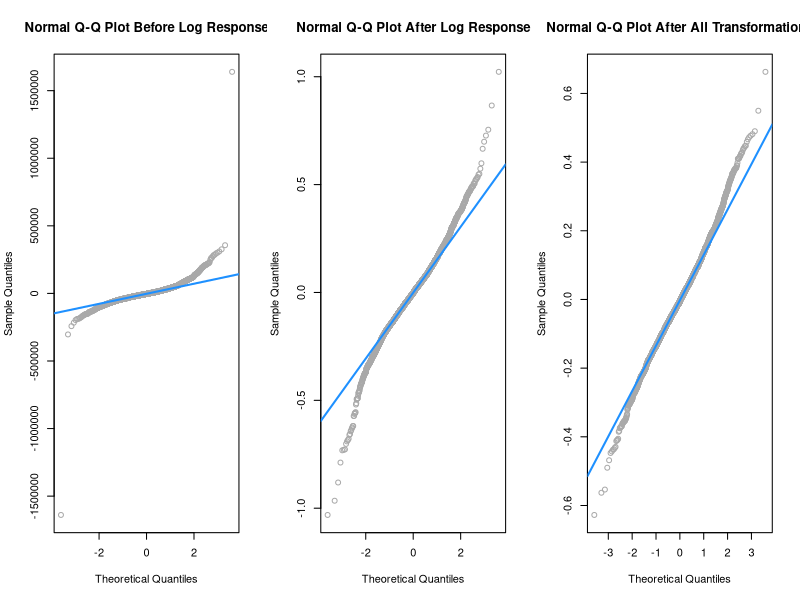
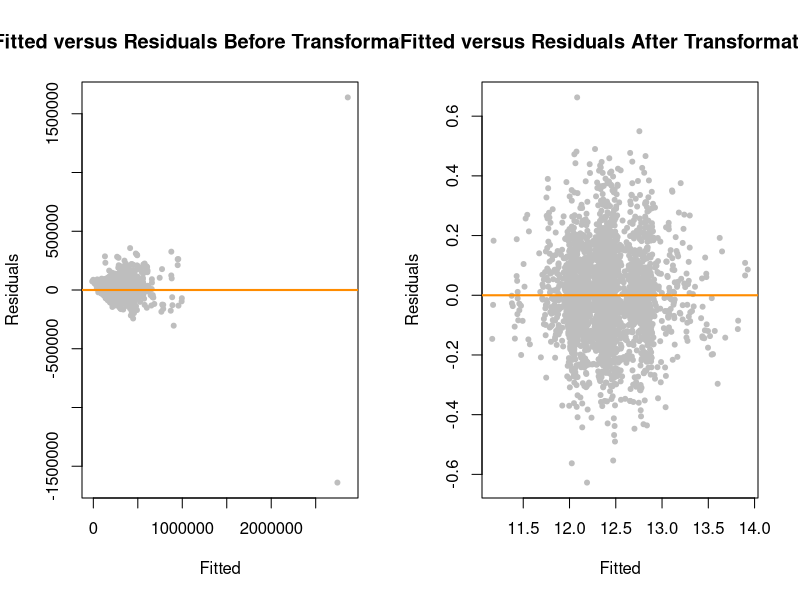
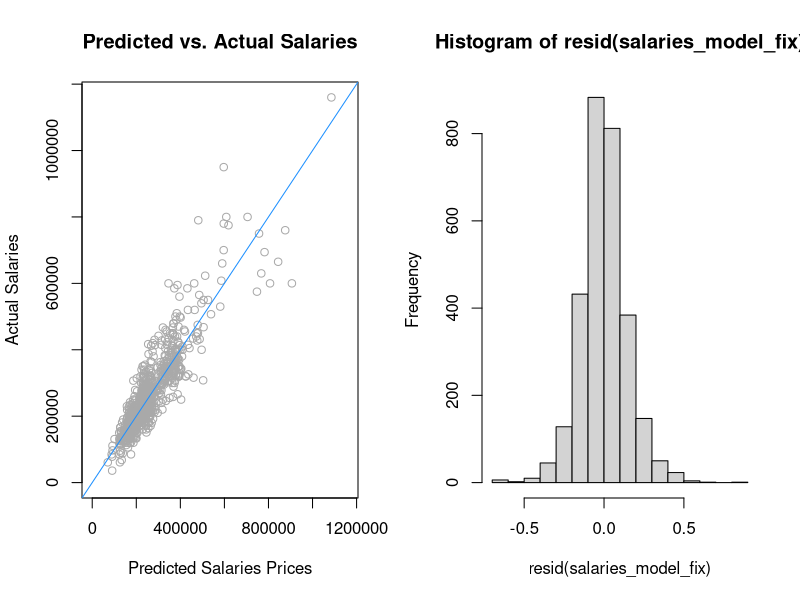
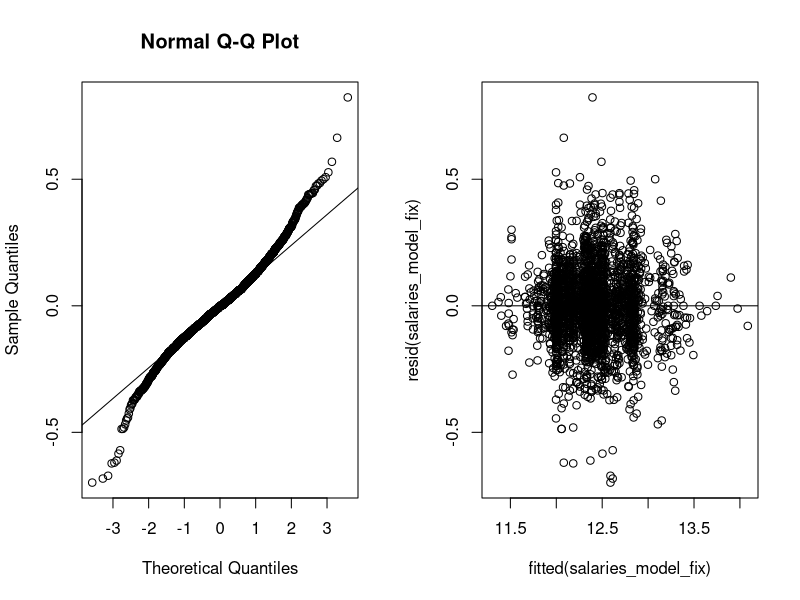
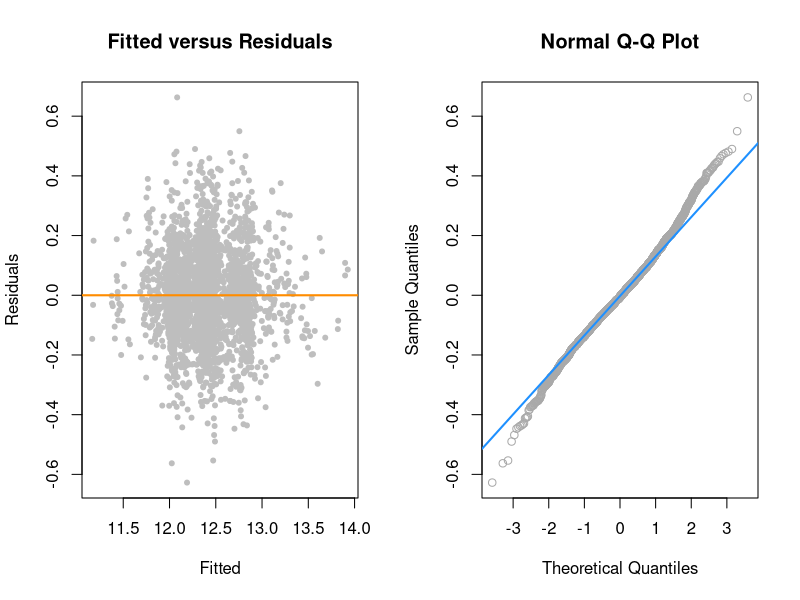

Write the R code that produced these figures, in order.
## ---- chunk 1
options(digits = 4)
## ---- chunk 2
#Loading dataset and importing libraries
library(readr)
library(stringr)
salaries = read_csv("Levels-Fyi-Salary-Data-Cleaned-US.csv")

#Is this necessary?
#head(salaries)

#Remove NA records
salaries = na.omit(salaries)

#Changing some predictors to factors
salaries$company = as.factor(salaries$company)
salaries$level = as.factor(salaries$level)
salaries$title = as.factor(salaries$title)
salaries$location = as.factor(salaries$location)
salaries$gender = as.factor(salaries$gender)
salaries$Race = as.factor(salaries$Race)
salaries$Education = as.factor(salaries$Education)

#Variable Selection: Removed variables that contain redundant information or lack of information 
salaries = subset(salaries, select = c(company, level, title,
                                       totalyearlycompensation, location,
                                       yearsofexperience, yearsatcompany, tag,
                                       gender, Race, Education))
## ---- chunk 3
#Model w/ 'totalyearlycompensation' as the response variable and all remaining variables as the predictors
salaries_model = lm(totalyearlycompensation ~ ., data = salaries)

#Backward AIC
salaries_model_back_aic = step(salaries_model,
                               direction = "backward", trace = 0)

#Backward BIC
salaries_model_back_bic = step(salaries_model, direction = "backward",
                               k = log(nrow(salaries)), trace = 0)
## ---- chunk 4
#Performing anova test on the AIC and BIC models 
anova(salaries_model_back_bic, salaries_model_back_aic)
## ---- chunk 5
#Checking the collinearity of the AIC model 
car::vif(salaries_model_back_aic) #Nothing too bad
## ---- chunk 6
#Performing log response transformation to improve linearity
aic_model_log = lm(log(totalyearlycompensation) ~ company + yearsofexperience + title + level + gender + Race + Education, data = salaries)

#Add interactions to predictors to improve normality, linearity and constant variance
aic_model_trans = lm(log(totalyearlycompensation) ~ (company + yearsofexperience + title) ^ 2 + level + gender + Race + Education, data = salaries)

anova(aic_model_log, aic_model_trans)
## ---- chunk 7
#Removing influential data points from the model
aic_model_final = lm(log(totalyearlycompensation) ~ (company + yearsofexperience + title) ^ 2 + level + gender + Race + Education, data = salaries, subset = cooks.distance(aic_model_trans) < 4 / length(cooks.distance(aic_model_trans)))
## ---- chunk 8
#Importing libraries
library(car)
library(lmtest)
library(boot)
library(caret)
library(knitr)

#LOOCV RMSE Function - ... 
get_loocv_rmse = function(model){
  sqrt(mean((resid(model) / (1 - hatvalues(model))) ^ 2))
}

#Diagnostics.. not sure if we should still include it now that its results are now in a table 
#summary(aic_model_final)$adj 
#get_loocv_rmse(aic_model_final)
#shapiro.test(resid(aic_model_final))$p.value
#test = bptest(aic_model_final)$p.value

#Diagnostics Table 
row_names = c("Adjusted R", "LOOCV-RMSE", "Shapiro Test", "BP Test")
column_names = c(" ", "Model")
diagnostics = c(summary(aic_model_final)$adj,get_loocv_rmse(aic_model_final),
                (shapiro.test(resid(aic_model_final))$p.value),
                bptest(aic_model_final)$p.value)
df_results = data.frame(row_names, diagnostics)
kable(df_results, "simple", col.names = column_names)
## ---- chunk 9
#Importing library 
library(caret)

#Split the data 70-30 train and test set
#trn_idx = sample(1:nrow(salaries), 1608)
set.seed(22)
trn_idx = createDataPartition(salaries$level, p = 0.7, list = F)
trn = salaries[trn_idx, ]
tst = salaries[-trn_idx, ]

#Calculating average percent error
actual_salary = tst$totalyearlycompensation
pred_salary = exp(predict(aic_model_final, tst))
max_salary = ifelse(max(actual_salary) > max(pred_salary), max(actual_salary), max(pred_salary))
percent_error = mean((abs(pred_salary - actual_salary) / pred_salary)) * 100
## ---- chunk 10

#Simulation Set-Up
num_sims = 1000
rmse_trn = rep(0, num_sims)
rmse_tst = rep(0, num_sims)

#RMSE Function - ... 
rmse = function(y, y_hat){
  sqrt(sum((y - y_hat) ^ 2) / length(y))
}

for(i in 1:num_sims){
  sim_fit = lm(log(totalyearlycompensation) ~ (company + yearsofexperience + title) ^ 2 + level + gender + Race + Education, data = trn)
  
  rmse_trn[i] = rmse(trn$totalyearlycompensation, exp(predict(sim_fit, trn)))
  rmse_tst[i] = rmse(tst$totalyearlycompensation, exp(predict(sim_fit, tst)))
}

#Think we should comment this out and call this out in the results section
mean(rmse_trn)
mean(rmse_tst)
## ---- chunk 11

#Predict salaries
#salary_1 = data.frame(company = "Amazon", level = "L4", title = "Software Engineer", #yearsofexperience = 0, gender = "Female", Race = "Asian", Education = "Master's Degree") #150000

#salary_2 = data.frame(company = "Amazon", level = "L4", title = "Software Engineer", #yearsofexperience = 2, gender = "Male", Race = "Hispanic", Education = "Bachelor's Degree") #152000

#salary_3 = data.frame(company = "Google", level = "L5", title = "Software Engineer", #yearsofexperience = 9, gender = "Male", Race = "Asian", Education = "PhD") #396000

#exp(predict(aic_model_final, newdata = salary_1))
#exp(predict(aic_model_final, newdata = salary_2))
#exp(predict(aic_model_final, newdata = salary_3))
## ---- chunk 12
par(mfrow = c(1,3))

# Q-Q plot of initial model without log response transformation
qqnorm(resid(salaries_model_back_aic), main = "Normal Q-Q Plot Before Log Response", col = "darkgrey")
qqline(resid(salaries_model_back_aic), col = "dodgerblue", lwd = 2)

# Q-Q plot after log response transformation
qqnorm(resid(aic_model_log), main = "Normal Q-Q Plot After Log Response", col = "darkgrey")
qqline(resid(aic_model_log), col = "dodgerblue", lwd = 2)

# Q-Q plot after log response transformation
qqnorm(resid(aic_model_final), main = "Normal Q-Q Plot After All Transformations", col = "darkgrey")
qqline(resid(aic_model_final), col = "dodgerblue", lwd = 2)
## ---- chunk 13
par(mfrow = c(1,2))

#Residuals vs Fitted plot of initial model before transformation
plot(fitted(salaries_model_back_aic), resid(salaries_model_back_aic), col = "grey", pch = 20,
     xlab = "Fitted", ylab = "Residuals", main = "Fitted versus Residuals Before Transformations")
abline(h = 0, col = "darkorange", lwd = 2)

#Residuals vs Fitted plot of final model after transformations
plot(fitted(aic_model_final), resid(aic_model_final), col = "grey", pch = 20,
     xlab = "Fitted", ylab = "Residuals", main = "Fitted versus Residuals After Transformations")
abline(h = 0, col = "darkorange", lwd = 2)
## ---- chunk 14
#Insert table with other diagnostics, r.squared etc. 
## ---- chunk 15
plot(pred_salary, actual_salary,
     col = "darkgrey",
     xlab = "Predicted Salaries Prices",
     ylab = "Actual Salaries",
     main = "Predicted vs. Actual Salaries",
     xlim = c(0, max_salary),
     ylim = c(0, max_salary)
     )
abline(0, 1, col = "dodgerblue")
## ---- chunk 16

## ---- chunk 17
#HERE FOR NOW BUT WILL BE CLEANED UP
salaries = read_csv("Levels-Fyi-Salary-Data-Cleaned-US.csv")

#Remove NA records
salaries = na.omit(salaries)

#Create new column 'State' which converts location to just the state abbreviation
salaries$state = str_sub(salaries$location,-2,-1)

#Changing some predictors to factors
salaries$company = as.factor(salaries$company)
salaries$level = as.factor(salaries$level)
salaries$title = as.factor(salaries$title)
salaries$location = as.factor(salaries$location)
salaries$state = as.factor(salaries$state)
salaries$gender = as.factor(salaries$gender)
salaries$Race = as.factor(salaries$Race)
salaries$Education = as.factor(salaries$Education)

#Variable Selection: Removed variables that contain redundant information or lack of information 
salaries = subset(salaries, select = c(company, level, title,
                                       totalyearlycompensation,
                                       yearsofexperience, yearsatcompany, tag,
                                       gender, Race, state, Education))
## ---- chunk 18
salaries_model = lm(totalyearlycompensation ~ ., data = salaries)
## ---- chunk 19
#Didnt use p but n was used for model BIC models  
#p = length(coef(salaries_model))
n = length(resid(salaries_model))

#Backward AIC
salaries_model_back_aic = step(salaries_model,
                               direction = "backward", trace = 0)

#Backward BIC
salaries_model_back_bic = step(salaries_model, direction = "backward",
                               k = log(nrow(salaries)), trace = 0)

salaries_model_start = lm(totalyearlycompensation ~ 1, data = salaries)

#Forward AIC
salaries_model_forw_aic = step(salaries_model_start, 
                               scope = totalyearlycompensation ~ company + level +
                               title + yearsofexperience + yearsatcompany + tag +
                               gender + Race + Education + state,
                               direction = "forward", trace = 0)

#Forward BIC
salaries_model_forw_bic = step(salaries_model_start, 
                               scope = totalyearlycompensation ~ company + level +
                               title + yearsofexperience + yearsatcompany + tag +
                               gender + Race + Education + state,
                               direction = "forward", k = log(nrow(salaries)), trace = 0)

#Stepwise AIC
salaries_model_both_aic = step(salaries_model_start, 
                               scope = totalyearlycompensation ~ company + level +
                               title + yearsofexperience + yearsatcompany + tag +
                               gender + Race + Education + state,
                               direction = "both", trace = 0)

#Stepwise BIC
salaries_model_both_bic = step(salaries_model_start, 
                               scope = totalyearlycompensation ~ company + level +
                               title + yearsofexperience + yearsatcompany + tag +
                               gender + Race + Education + state,
                               direction = "both", k = log(nrow(salaries)), trace = 0)
## ---- chunk 20
library(lmtest)
salaries_model_add = lm(log(totalyearlycompensation) ~ (yearsatcompany + company + title + state + level) ^ 2, data = salaries)
 
salaries_model_fix = lm(log(totalyearlycompensation) ~ (yearsatcompany + company + title + state + level) ^ 2, data = salaries, subset = cooks.distance(salaries_model_add) < 4 / length(cooks.distance(salaries_model_add)))

hist(resid(salaries_model_fix))
 
#salaries_model_int = lm(totalyearlycompensation ~ level * title * yearsofexperience * yearsatcompany, data = salaries)

#anova(salaries_model_add, salaries_model_int)
#summary(salaries_model_int)

#salaries_model_three_int = lm(totalyearlycompensation ~ company * level * yearsofexperience, data = salaries)

qqnorm(resid(salaries_model_fix))
qqline(resid(salaries_model_fix))
plot(fitted(salaries_model_fix), resid(salaries_model_fix))
abline(h=0)
shapiro.test(resid(salaries_model_fix))
bptest(salaries_model_fix)
#anova(salaries_model_add, salaries_model_two_int)

#anova(salaries_model_two_int, salaries_model_three_int)

## ---- chunk 21
library(car)
library(lmtest)

get_loocv_rmse = function(model){
  sqrt(mean((resid(model) / (1 - hatvalues(model))) ^ 2))
}
#start_model = lm(log(totalyearlycompensation) ~ . ^ 2, data = salaries)
#aic_model = step(start_model, direction = "backward", trace = 0)
#Check for collinearity
car::vif(salaries_model_both_aic) #Nothing too bad, perhaps level is high

#Transform log response and add interactions to predictors to improve normality, linearity, constant variance, adjusted R-squared, and loocv-RMSE
aic_model_trans_2 = lm(log(totalyearlycompensation) ~ (company + yearsofexperience + title) ^ 2 + level + gender + Race + Education, data = salaries)

aic_model_trans = lm(log(totalyearlycompensation) ~ (company + yearsofexperience + title) ^ 2 + gender + Race + Education + level, data = salaries)

anova(aic_model_trans, aic_model_trans_2)

#Remove influential data from the model
aic_model_fix = lm(log(totalyearlycompensation) ~ (company + yearsofexperience + title) ^ 2 + gender + Race + Education + level, data = salaries, subset = cooks.distance(aic_model_trans) < 4 / length(cooks.distance(aic_model_trans)))

#Run diagnostics
summary(aic_model_fix)$adj 
get_loocv_rmse(aic_model_fix)
shapiro.test(resid(aic_model_fix))
bptest(aic_model_fix)

#Plot diagnostics
par(mfrow = c(1, 2))

# Residuals vs Fitted values plot
plot(fitted(aic_model_fix), resid(aic_model_fix), col = "grey", pch = 20,
     xlab = "Fitted", ylab = "Residuals", main = "Fitted versus Residuals")
abline(h = 0, col = "darkorange", lwd = 2)

# Q-Q plot
qqnorm(resid(aic_model_fix), main = "Normal Q-Q Plot", col = "darkgrey")
qqline(resid(aic_model_fix), col = "dodgerblue", lwd = 2)
## ---- chunk 22
#Create new column 'State' which converts location to just the state abbreviation
#salaries$state = str_sub(salaries$location,-2,-1)
